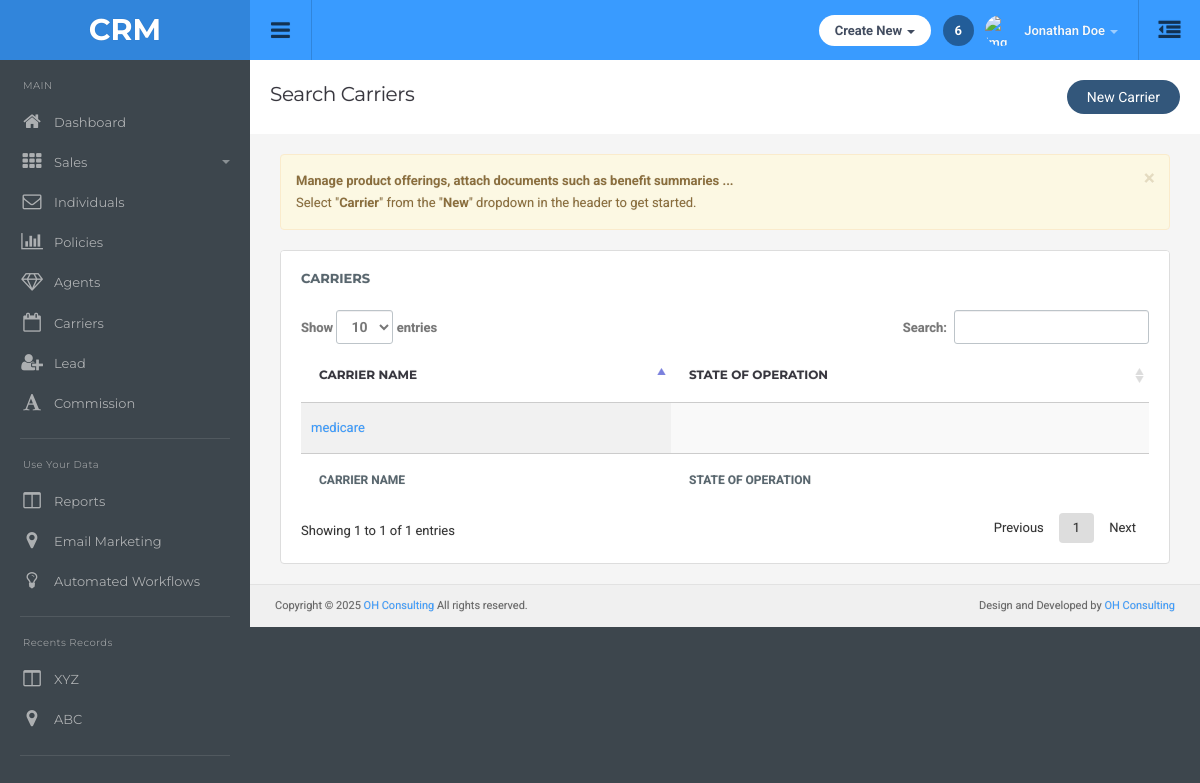
The page /carriers/ on the database as committed earlier.
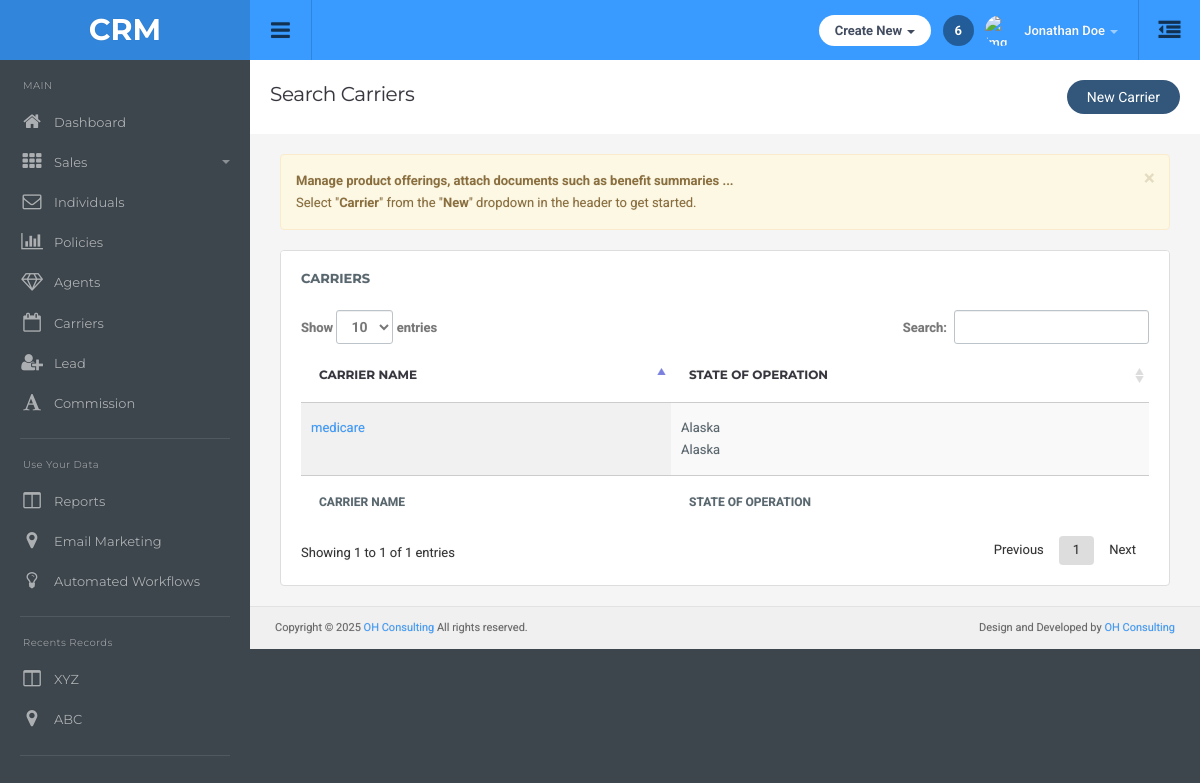
The same page on the database as committed later.
### main/models.py (models this page shows, shortened)
class Carrier(models.Model):
    name = models.CharField(max_length=100)
    class Meta:
        app_label = "main"

class CarrierProduct(models.Model):
    carrier = models.ForeignKey(Carrier, on_delete=models.CASCADE, related_name='products')
    coverage_type = models.CharField(max_length=50)
    product_name = models.CharField(max_length=255)
    effective_date = models.DateField(null=True, blank=True)
    term_date = models.DateField(null=True, blank=True)
    description = models.TextField(blank=True, null=True)
    benefit_summary = models.FileField(upload_to='product_files/', null=True, blank=True)
    plan_grid = models.FileField(upload_to='product_files/', null=True, blank=True)
    brochure = models.FileField(upload_to='product_files/', null=True, blank=True)
    states = MultiSelectField(choices=STATE_CHOICES, null=True,blank=True)
    modified_at = models.DateTimeField(auto_now=True)

### main/views.py (the view)
# urls.py: path('carriers/', views.carrier_list, name='carrier_list'),
def carrier_list(request):
    carriers = Carrier.objects.all()
    return render(request, 'carrier/carrierlist.html', {'carriers': carriers})

### templates/carrier/carrierlist.html (shortened to what this page needs)
{% extends "dashboard/base.html" %}
{% load static %}
{% block main-content %}
<div class="page-header" style="display: flex; align-items: center; justify-content: space-between;">
    <h1 class="title">Search Carriers</h1>
    <div style="display: flex; align-items: center; gap: 15px;">
        <button type="button" class="btn btn-rounded btn-primary" data-toggle="modal" data-target="#newCarrierModal">
            New Carrier
        </button>
    </div>
</div>
<div class="alert alert-warning alert-dismissible" role="alert">
    <button type="button" class="close" data-dismiss="alert" aria-label="Close">
      <span aria-hidden="true">&times;</span>
    </button>
    <strong>Manage product offerings, attach documents such as benefit summaries ...</strong><br>
    Select "<strong>Carrier</strong>" from the "<strong>New</strong>" dropdown in the header to get started.
</div>
<div class="row">
    <div class="col-md-12">
        <div class="panel panel-default">
        <div class="panel-title">
            Carriers
        </div>
        <div class="panel-body table-responsive">
            <table id="example0" class="table display">
                <thead>
                    <tr>
                        <th>Carrier Name</th>
                        <th>state of Operation</th>
                    </tr>
                </thead>
                <tfoot>
                    <tr>
                        <th>Carrier Name</th>
                        <th>state of Operation</th>
                    </tr>
                </tfoot>
                <tbody>
                    {% for i in carriers %}
                    <tr>
                        <td><a href="{% url 'carrier_detail' i.id %}">{{ i.name }}</a></td>
                        <td>
                            {% for product in i.products.all %}
                                {% if product.states %}
                                    {{ product.states|join:", " }}<br>
                                {% endif %}
                            {% empty %}
                                No products
                            {% endfor %}
                        </td>
                    </tr>
                    {% endfor %}
                </tbody>
            </table>
        </div>
        </div>
    </div>
</div>
{% endblock %}

Rows that differ between the two databases and show on the page:
added CarrierProduct: states "Alaska"
added CarrierProduct: states "Alaska"
